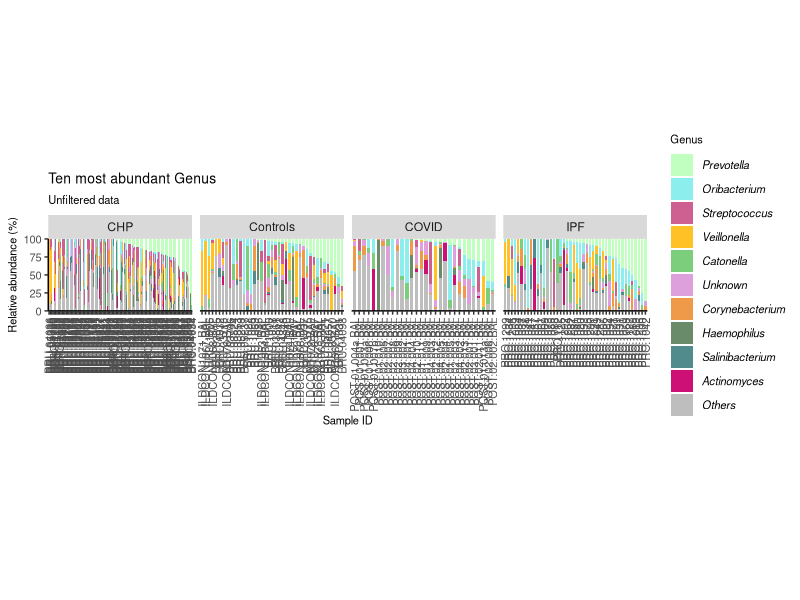
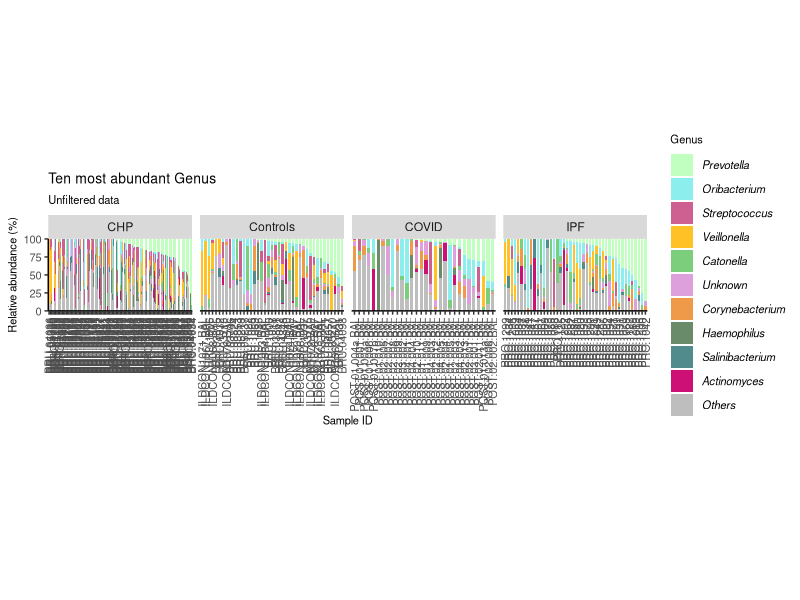

These figures' R source, in order:
setwd("~/GitHub/Imperial-Molyneaux/POSTCODE/Unfiltered/Genus/")

#install.packages("dplyr")
library("dplyr")
#install.packages("tidyverse")
library("tidyverse")
#install.packages("vegan")
library("vegan")
#install.packages("reshape2")
library("reshape2")

##Select data
normalised_data <- read_csv("Genus-normalised-unfiltered-metadata.csv") %>%
  filter(!Diagnosis == "Negative Control" & !Description == "Mock")
# Prevotella appears twice, Prevotella and [Prevotella]. 
normalised_data$Prevotella <- normalised_data$Prevotella + normalised_data$`[Prevotella]` 
normalised_data <- normalised_data %>%
  select(-"[Prevotella]")

abund_table <- normalised_data %>%
  select(4:ncol(normalised_data))

metadata <- normalised_data %>%
  select(`sample-id`:Diagnosis)

# Make the data into percentages
rowSums(abund_table)
abund_table <- abund_table/rowSums(abund_table)*100

# Make a dataframe "top" that contains the top 10 most abundant genera. You can alter these as you want.
top <- abund_table[,order(colSums(abund_table),decreasing=TRUE)]
#Extract list of top N Taxa
N <- 10
taxa_list <- colnames(top)[1:N]
N <- length(taxa_list)
top <- data.frame(top[,colnames(top) %in% taxa_list])
top

# Make a dataframe "other" that contains all of the other genera. You can alter these as you want.
other <- abund_table[,order(colSums(abund_table),decreasing=TRUE)]
# Extract list of top N Taxa
N <- dim(normalised_data)[2] # This needs to be the total number of colums in the dataframe.
# dim(normalised_data)[2], calls the second element of the vector dim(normalised_data)
taxa_list2 <- colnames(other)[11:N]
N <- length(taxa_list2)
Others <- data.frame(other[,colnames(other) %in% taxa_list2])
Others
# Sum all the other columns into one.
Others <- rowSums(Others)
Others <- as.data.frame(Others)
Others

# Combine the top 10 genus and the other column and check the rows all still add up to 100.
top_other <- cbind(top, Others)
top_other
top_other_rowsums <- rowSums(top_other)
top_other_rowsums <- as.data.frame(top_other_rowsums)
top_other_rowsums

# Select sample_ID
sample_ID <- normalised_data$`sample-id`

# Combine the data and the sample names back together again.
sample_data <- cbind(metadata, top_other)

# OPTIONAL: Order the samples by increasing proportion of one genus.
sample_data <- sample_data %>%
  arrange(Prevotella, desc(Veillonella) # Using desc() If you want to arrange in descending order.
  )

# OPTIONAL: Fix the order of sample IDs in the order of genus proportion.
sample_data$`sample-id` <- factor(sample_data$`sample-id`,
                            levels=unique(sample_data$`sample-id`))


# Use melt to turn the data from wide format into long format. This puts all the genus data into a single column.
sample_data_long <- melt(sample_data, id.vars = c("sample-id",
                                                  "Description",
                                                  "Diagnosis"), variable.name = "Genus")
sample_data_long

# Make a palette of colours for your top genus. There are lots of colours to use in R.
taxa_list # This shows you what those top ones are.
Palette <- c(Prevotella = "darkseagreen1",
             Oribacterium = "darkslategray2",
             Streptococcus = "hotpink3",
             Veillonella = "goldenrod1",
             Catonella = "palegreen3",
             Unknown = "plum",
             Corynebacterium = "tan2",
             Haemophilus = "darkseagreen4",
             Salinibacterium = "darkslategray4",
             Actinomyces = "deeppink3",
             Others = "grey")


# Use ggplot2 to make the stacked box plot.
ggplot(sample_data_long,
       aes(x = `sample-id`,
           y = value,
           fill = Genus)) +
  #Set the width of the bars in the plot
  geom_bar(stat = "identity",
           width = 0.7) +
  facet_grid(.~Diagnosis,
             scales = "free", 
             drop = TRUE)+ # Choose to show per category of metadata
  #Set the colors to use the Palette already created
  scale_fill_manual(values = Palette) +
  #Remove extra space at the top and bottom of the plot
  scale_y_continuous(expand = c(0, 0),
                     limits = c(0, 100.1)) +
  #Set the axis labels and title
  labs(title="Ten most abundant Genus",
       subtitle = "Unfiltered data",
       x = "Sample ID",
       y = "Relative abundance (%)") +
  theme(#Set the title font size
    plot.title = element_text(size=10),
    plot.subtitle = element_text(size = 8),
    #Set the legend title position
    legend.position = "right",
    #Set the legend title font size
    legend.title = element_text(size=8),
    #Define the size of the legend text and make it italic
    legend.text = element_text(size=8,
                               face = "italic"),
    #Remove the grey background from the legend
    legend.background = element_blank(),
    #Remove the box from the legend
    legend.key = element_blank(),
    #Remove the grey background
    panel.background = element_blank(),
    #Remove the plot border
    panel.border = element_blank(),
    #Remove the major plot grid lines
    panel.grid.major = element_blank(),
    #Remove the minor plot grid lines
    panel.grid.minor = element_blank(),
    #Change orientation of x axis labels
    axis.text.x = element_text(angle=90,
                               hjust=1,
                               vjust=0.5,
                               size=8),
    axis.title.x = element_text(size=8),
    #Define the axis title text size
    axis.title = element_text(size=8),
    #Define the axis label text size
    axis.text.y = element_text(size=8),
    #Add back the x and y axis lines and define thickness (size), line type, and color
    axis.line = element_line(size = 0.5,
                             linetype = "solid",
                             colour = "black"),
    #Set the aspect ratio of the plot
    aspect.ratio = 0.5
  )

#Save as a pdf for size to go into Inkspace figure
ggsave("Ten most abundant Genus unfiltered.pdf", width = 300, height = 150, units = c("mm"), dpi = 300)
